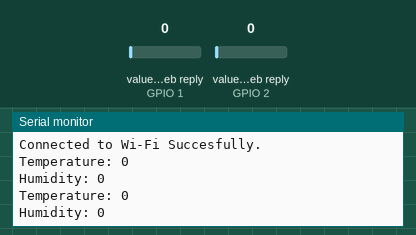
Recording of a sketch running on a simulated ESP8266 (NodeMCU). Shown: the last lines printed to the serial monitor. The inputs (shaded band) are chosen by the test bench; at power-on: value in the web reply (sensors on GPIO 1, GPIO 2) 0. WiFi joins after 1.5 s; servers stay silent unless stated; web services answer with replies made up by the test bench.

Above: at 6.9 s.
7.0 s: value in the web reply (sensor on GPIO 1) set to 2
At 7.16 s:
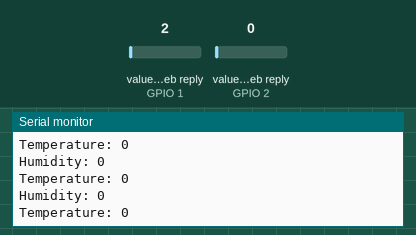
8.5 s: value in the web reply (sensor on GPIO 2) set to 2
At 8.76 s:
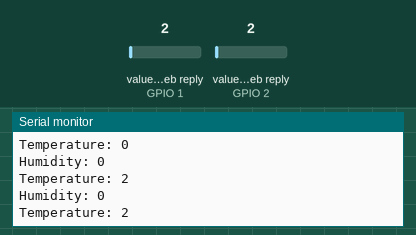
10.0 s: value in the web reply (sensor on GPIO 1) set to 25
At 10.36 s:
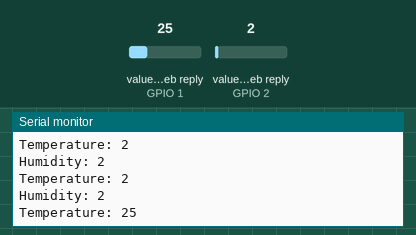
11.5 s: value in the web reply (sensor on GPIO 2) set to 25
At 11.56 s:
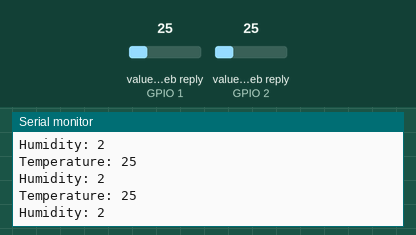
Timing chart, 0 to 14.0 s (numbered marks = the images above; inputs shaded):
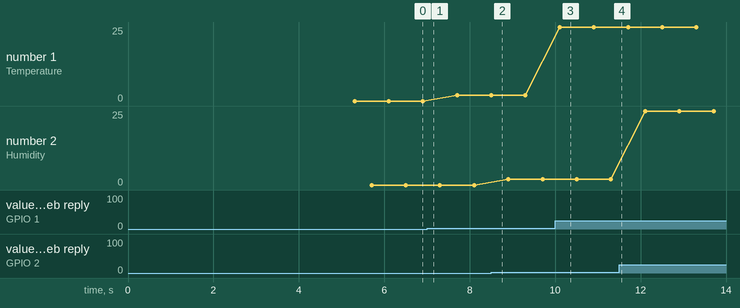

Measured:
- after the input at 10.0 s, the serial monitor: prints a new line after 0.11 s (image 3)
- plotted number 1: 0 → 2 after the input at 7.0 s, 2 → 25 after the input at 10.0 s

The sketch:

read_from_thingspeak.ino
```cpp
//--------------Electronics-project-hub-------------//
#include "ThingSpeak.h"
#include <ESP8266WiFi.h>
const char ssid[] = "DESKTOP";  // your network SSID (name)
const char pass[] = "ArTechGroup";   // your network password
WiFiClient  client;

//---------Channel Details---------//
unsigned long counterChannelNumber = 892519;            // Channel ID
const char * myCounterReadAPIKey = "E415HV5WX0EU0OS4"; // Read API Key
const int FieldNumber1 = 1;  // The field you wish to read
const int FieldNumber2 = 2;  // The field you wish to read
//-------------------------------//

long statusCode;

void setup()
{
  Serial.begin(115200);
  WiFi.mode(WIFI_STA);
  ThingSpeak.begin(client);
}

void loop()
{
  //----------------- Network -----------------//
  if (WiFi.status() != WL_CONNECTED)
  {
    Serial.print("Connecting to ");
    Serial.print(ssid);
    Serial.println(" ....");
    while (WiFi.status() != WL_CONNECTED)
    {
      WiFi.begin(ssid, pass);
      delay(5000);
    }
    Serial.println("Connected to Wi-Fi Succesfully.");
  }
  //--------- End of Network connection--------//

  //---------------- Channel 1 ----------------//
  long temp = ThingSpeak.readLongField(counterChannelNumber, FieldNumber1, myCounterReadAPIKey);
  statusCode = ThingSpeak.getLastReadStatus();
  if (statusCode == 200)
  {
    Serial.print("Temperature: ");
    Serial.println(temp);
  }
  else
  {
    Serial.println("Unable to read channel / No internet connection");
  }
  delay(100);
  //-------------- End of Channel 1 -------------//

  //---------------- Channel 2 ----------------//
  long humidity = ThingSpeak.readLongField(counterChannelNumber, FieldNumber2, myCounterReadAPIKey);
  statusCode = ThingSpeak.getLastReadStatus();
  if (statusCode == 200)
  {
    Serial.print("Humidity: ");
    Serial.println(humidity);
  }
  else
  {
    Serial.println("Unable to read channel / No internet connection");
  }
  delay(100);
  //-------------- End of Channel 2 -------------//
}
//--------------Electronics-project-hub-------------//
```
